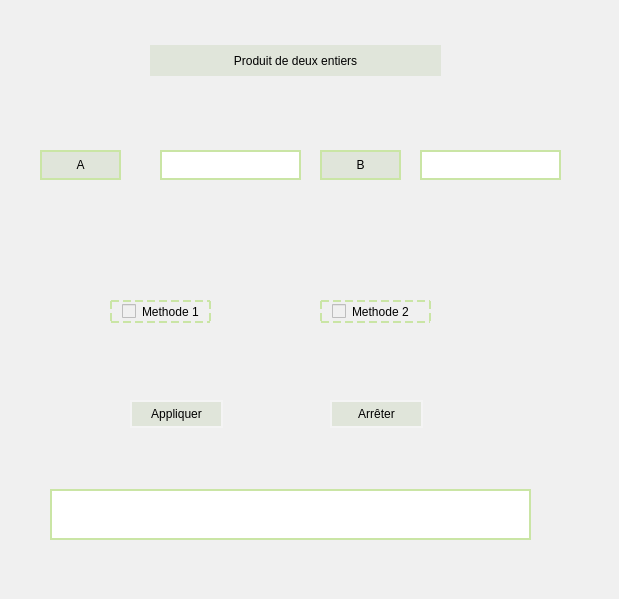
<?xml version="1.0" encoding="UTF-8"?>
<ui version="4.0">
 <class>Form</class>
 <widget class="QWidget" name="Form">
  <property name="geometry">
   <rect>
    <x>0</x>
    <y>0</y>
    <width>619</width>
    <height>599</height>
   </rect>
  </property>
  <property name="windowTitle">
   <string>Form</string>
  </property>
  <property name="styleSheet">
   <string notr="true">background-color: rgb(240, 240, 240);</string>
  </property>
  <widget class="QLabel" name="label">
   <property name="geometry">
    <rect>
     <x>150</x>
     <y>45</y>
     <width>291</width>
     <height>31</height>
    </rect>
   </property>
   <property name="styleSheet">
    <string notr="true">font: 75 12pt &quot;MS Shell Dlg 2&quot;;
background-color: rgb(224, 229, 218);</string>
   </property>
   <property name="text">
    <string>Produit de deux entiers</string>
   </property>
   <property name="alignment">
    <set>Qt::AlignCenter</set>
   </property>
  </widget>
  <widget class="QLabel" name="label_2">
   <property name="geometry">
    <rect>
     <x>40</x>
     <y>150</y>
     <width>81</width>
     <height>30</height>
    </rect>
   </property>
   <property name="styleSheet">
    <string notr="true">font: 75 12pt &quot;MS Shell Dlg 2&quot;;
background-color: rgb(224, 229, 218);
border: 2px solid black;
border-color: rgb(202, 229, 165);
</string>
   </property>
   <property name="text">
    <string>A</string>
   </property>
   <property name="alignment">
    <set>Qt::AlignCenter</set>
   </property>
  </widget>
  <widget class="QLineEdit" name="inputDataA">
   <property name="geometry">
    <rect>
     <x>160</x>
     <y>150</y>
     <width>141</width>
     <height>30</height>
    </rect>
   </property>
   <property name="styleSheet">
    <string notr="true">background-color: rgb(255, 255, 255);
border: 2px solid black;
border-color: rgb(202, 229, 165);</string>
   </property>
  </widget>
  <widget class="QLabel" name="resultLabel">
   <property name="geometry">
    <rect>
     <x>50</x>
     <y>489</y>
     <width>481</width>
     <height>51</height>
    </rect>
   </property>
   <property name="styleSheet">
    <string notr="true">font: 75 12pt &quot;MS Shell Dlg 2&quot;;
background-color: rgb(255, 255, 255);
border: 2px solid black;
border-color: rgb(202, 229, 165);</string>
   </property>
   <property name="text">
    <string/>
   </property>
   <property name="alignment">
    <set>Qt::AlignCenter</set>
   </property>
  </widget>
  <widget class="QPushButton" name="appliquerButton">
   <property name="geometry">
    <rect>
     <x>130</x>
     <y>400</y>
     <width>93</width>
     <height>28</height>
    </rect>
   </property>
   <property name="styleSheet">
    <string notr="true">background-color: rgb(224, 229, 218);
border: 2px solid black;
border-color: rgb(244, 244, 244);</string>
   </property>
   <property name="text">
    <string>Appliquer</string>
   </property>
  </widget>
  <widget class="QPushButton" name="arreterButton">
   <property name="geometry">
    <rect>
     <x>330</x>
     <y>400</y>
     <width>93</width>
     <height>28</height>
    </rect>
   </property>
   <property name="styleSheet">
    <string notr="true">background-color: rgb(224, 229, 218);
border: 2px solid black;
border-color: rgb(244, 244, 244);</string>
   </property>
   <property name="text">
    <string>Arrêter</string>
   </property>
  </widget>
  <widget class="QLabel" name="label_3">
   <property name="geometry">
    <rect>
     <x>320</x>
     <y>150</y>
     <width>81</width>
     <height>30</height>
    </rect>
   </property>
   <property name="styleSheet">
    <string notr="true">font: 75 12pt &quot;MS Shell Dlg 2&quot;;
background-color: rgb(224, 229, 218);
border: 2px solid black;
border-color: rgb(202, 229, 165);</string>
   </property>
   <property name="text">
    <string>B</string>
   </property>
   <property name="alignment">
    <set>Qt::AlignCenter</set>
   </property>
  </widget>
  <widget class="QLineEdit" name="inputDataB">
   <property name="geometry">
    <rect>
     <x>420</x>
     <y>150</y>
     <width>141</width>
     <height>30</height>
    </rect>
   </property>
   <property name="styleSheet">
    <string notr="true">background-color: rgb(255, 255, 255);
border: 2px solid black;
border-color: rgb(202, 229, 165);</string>
   </property>
  </widget>
  <widget class="QCheckBox" name="checkBox1">
   <property name="geometry">
    <rect>
     <x>110</x>
     <y>300</y>
     <width>101</width>
     <height>23</height>
    </rect>
   </property>
   <property name="styleSheet">
    <string notr="true">border: 2px dashed black;
padding: 3px 10px;
border-color: rgb(202, 229, 165);</string>
   </property>
   <property name="text">
    <string>Methode 1</string>
   </property>
  </widget>
  <widget class="QCheckBox" name="checkBox2">
   <property name="geometry">
    <rect>
     <x>320</x>
     <y>300</y>
     <width>111</width>
     <height>23</height>
    </rect>
   </property>
   <property name="styleSheet">
    <string notr="true">border: 2px dashed black;
border-color: rgb(202, 229, 165);
padding: 3px 10px;
</string>
   </property>
   <property name="text">
    <string>Methode 2</string>
   </property>
  </widget>
 </widget>
 <resources/>
 <connections/>
</ui>
